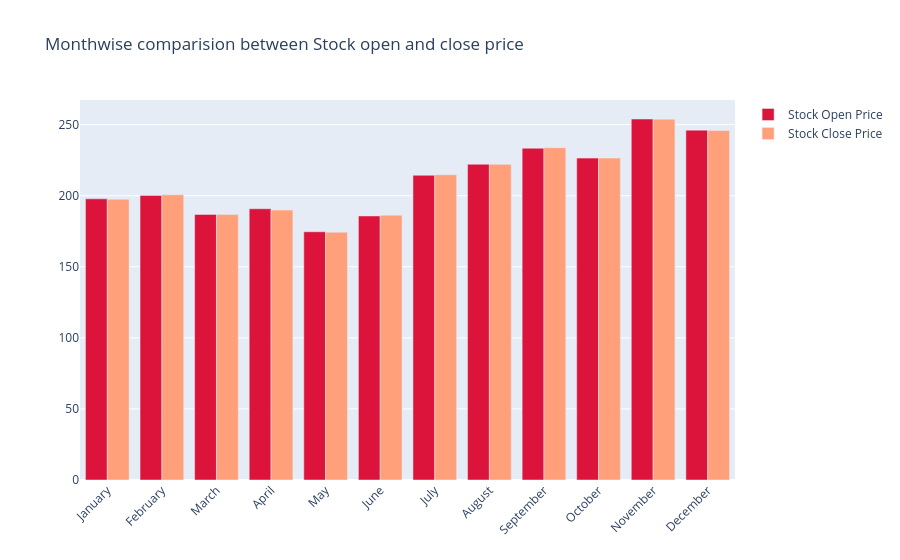

Notebook code cell kept with this figure:
### Code cell
fig = go.Figure()

fig.add_trace(go.Bar(
    x=monthvise.index,
    y=monthvise['open'],
    name='Stock Open Price',
    marker_color='crimson'
))
fig.add_trace(go.Bar(
    x=monthvise.index,
    y=monthvise['close'],
    name='Stock Close Price',
    marker_color='lightsalmon'
))

fig.update_layout(barmode='group', xaxis_tickangle=-45, 
                  title='Monthwise comparision between Stock open and close price')
fig.show()

### Figure 1 — Plotly figure (JSON) as saved in the notebook; plotly's stock layout.template omitted (floating-point values rounded to 4 significant figures)
{"data": [{"marker": {"color": "crimson"}, "name": "Stock Open Price", "type": "bar", "x": ["January", "February", "March", "April", "May", "June", "July", "August", "September", "October", "November", "December"], "y": [197.8, 200.2, 186.8, 190.8, 174.6, 185.7, 214.4, 222.1, 233.4, 226.4, 254.0, 246.1]}, {"marker": {"color": "lightsalmon"}, "name": "Stock Close Price", "type": "bar", "x": ["January", "February", "March", "April", "May", "June", "July", "August", "September", "October", "November", "December"], "y": [197.5, 200.6, 186.7, 189.9, 174.3, 186.2, 214.7, 222.0, 233.8, 226.5, 253.9, 245.8]}], "layout": {"barmode": "group", "title": {"text": "Monthwise comparision between Stock open and close price"}, "xaxis": {"tickangle": -45}}}
